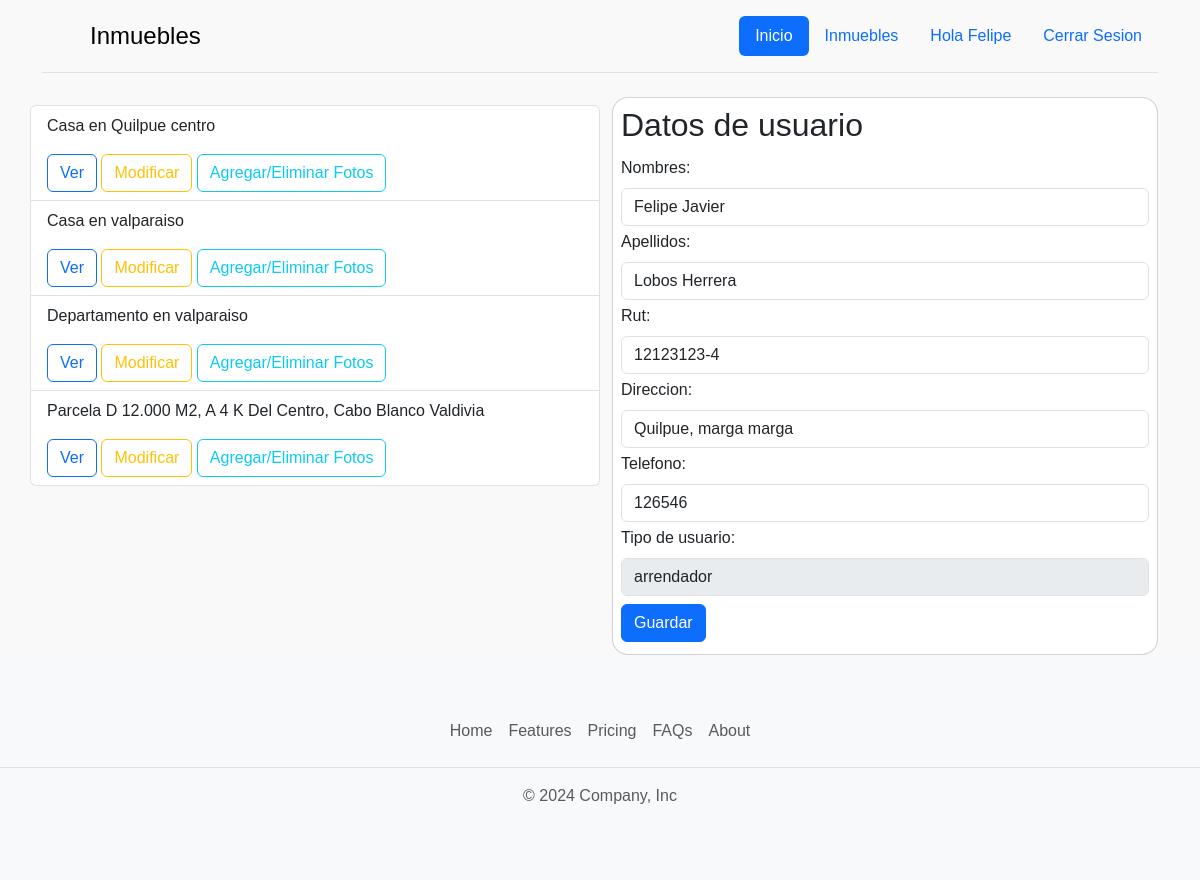
Screenshot of /profile/ (signed in) with the database file from the repository.
### gestion_inmuebles/models.py (models this page shows, shortened)
class Usuario(AbstractUser):
    nombres  = models.CharField(max_length=150, null=False, blank=False)
    apellidos = models.CharField(max_length=150, null=False, blank=False)
    rut = models.CharField(max_length=10, null=False, blank=False, unique=True)
    direccion = models.CharField(max_length=250, blank=True, null=True)
    telefono = models.CharField(max_length=20, blank=True, null=True)
    tipo_usuario = models.CharField(max_length=50, choices=TIPO_USUARIO, default='arrendatario')
    is_active = models.BooleanField(default=True, editable=False)
    deleted_at = models.DateTimeField(blank=True,null=True, editable=False)

class Inmueble(models.Model):
    nombre = models.CharField(max_length=200)
    descripcion = models.TextField()
    m2_construidos = models.FloatField()
    m2_totales = models.FloatField()
    estacionamientos = models.IntegerField()
    habitaciones = models.IntegerField()
    banos = models.IntegerField()
    direccion = models.CharField(max_length=200)
    comuna = models.ForeignKey(Comuna,on_delete=models.CASCADE,null=True,blank=True)
    tipo_inmueble = models.CharField(max_length=50, choices=TIPO_INMUEBLES)
    precio_mensual = models.DecimalField(max_digits=10, decimal_places=2)
    dueño = models.ForeignKey(Usuario, on_delete=models.CASCADE,limit_choices_to={'tipo_usuario': 'arrendador'},related_name='inmuebles')
    is_active = models.BooleanField(default=True, editable=False)
    deleted_at = models.DateTimeField(blank=True,null=True, editable=False)
    def __str__(self):
        return self.nombre

### gestion_inmuebles/views.py (the view)
# urls.py: path('profile/',profile,name='profile'),
@login_required
def profile(request):
    user = request.user
    inmuebles = Inmueble.objects.filter(dueño=user)
    if request.method == 'POST':
        form = ProfileForm(request.POST,instance=user)
        if form.is_valid():
            form.save()  # Guarda los cambios
            return redirect('profile')  # Redirige a alguna página, como el perfil
    else:
        form = ProfileForm(instance=user)
    context={'form':form,'inmuebles':inmuebles}
    return render(request,'profile.html',context)

### gestion_inmuebles/forms.py
class ProfileForm(forms.ModelForm):
    class Meta:
        model = Usuario
        fields = ["nombres", "apellidos", "rut","direccion","telefono","tipo_usuario"]
    def __init__(self, *args, **kwargs):
        super().__init__(*args, **kwargs)
        self.fields['tipo_usuario'].disabled = True

### templates/profile.html (shortened to what this page needs)
{% extends 'layout/base.html' %}
{% block content %}
<main class="container">
    <div class="row">
        <div class="col-sm-6">
            <div class="row">
                <article class="p-0 my-2">
                    <ul class="list-group">
                        {% for inmueble in inmuebles %}
                            <li class="list-group-item">
                                <p>{{inmueble}}</p>
                                <a class="btn btn-outline-primary" href="{% url 'inmuebles_detalle' id_inmueble=inmueble.id %}">Ver</a>
                                <a class="btn btn-outline-warning" href="{% url 'inmuebles_actualizar' id_inmueble=inmueble.id %}">Modificar</a>
                                <a class="btn btn-outline-info" href="{% url 'agregar_foto' id_inmueble=inmueble.id %}">Agregar/Eliminar Fotos</a>
                            </li>
                        {% endfor %}
                    </ul>
                </article>
            </div>
        </div>
        <div class="col-sm-6">
            <article class="card p-2 rounded-4">
                    <h2>Datos de usuario</h2>
                    <form method="post">
                        <fieldset class="my-1">
                            <label class="form-label" for="{{form.nombres.id_for_label}}">Nombres:</label>
                            <input class="form-control" type="text" id="{{form.nombres.id_for_label}}"
                                name="{{form.nombres.name}}" value="{{form.nombres.value}}">
                        </fieldset>
                        <fieldset class="my-1">
                            <label class="form-label" for="{{form.apellidos.id_for_label}}">Apellidos:</label>
                            <input class="form-control" type="text" id="{{form.apellidos.id_for_label}}"
                                name="{{form.apellidos.name}}" value="{{form.apellidos.value}}">
                        </fieldset>
                        <fieldset class="my-1">
                            <label class="form-label" for="{{form.rut.id_for_label}}">Rut:</label>
                            <input class="form-control" type="text" id="{{form.rut.id_for_label}}"
                                name="{{form.rut.name}}" value="{{form.rut.value}}">
                        </fieldset>
                        <fieldset class="my-1">
                            <label class="form-label" for="{{form.direccion.id_for_label}}">Direccion:</label>
                            <input class="form-control" type="text" id="{{form.direccion.id_for_label}}"
                                name="{{form.direccion.name}}" value="{{form.direccion.value}}">
                        </fieldset>
                        <fieldset class="my-1">
                            <label class="form-label" for="{{form.telefono.id_for_label}}">Telefono:</label>
                            <input class="form-control" type="text" id="{{form.rut.id_for_label}}"
                                name="{{form.telefono.name}}" value="{{form.telefono.value}}">
                        </fieldset>
                        <fieldset disabled class="my-1">
                            <label class="form-label" for="{{form.tipo_usuario.id_for_label}}">Tipo de usuario:</label>
                            <input readonly class="form-control" type="text" id="{{form.tipo_usuario.id_for_label}}"
                                name="{{form.tipo_usuario.name}}" value="{{form.tipo_usuario.value}}">
                        </fieldset>
                        <button class="btn btn-primary my-1" type="submit">Guardar</button>
                    </form>
            </article>
        </div>
    </div>
</main>
{% endblock content %}

### templates/layout/navbar.html (shortened to what this page needs)
<div class="container">
    <header class="d-flex flex-wrap justify-content-center py-3 mb-4 border-bottom">
      <a href="/" class="d-flex align-items-center mb-3 mb-md-0 me-md-auto link-body-emphasis text-decoration-none">
        <svg class="bi me-2" width="40" height="32"><use xlink:href="#bootstrap"></use></svg>
        <span class="fs-4">Inmuebles</span>
      </a>
      <ul class="nav nav-pills">
        <li class="nav-item"><a href="{% url 'inicio' %}" class="nav-link active" aria-current="page">Inicio</a></li>
        <li class="nav-item"><a href="{% url 'inmuebles' %}" class="nav-link">Inmuebles</a></li>
        {% if not user.is_authenticated %}
            <li class="nav-item"><a href="{% url 'register' %}" class="nav-link">Registrarse</a></li>
        {% else %}
            <li class="nav-item">
                <a href="{% url 'profile' %}" class="nav-link">Hola {{user.username|title}}</a>
            </li>
        {% endif%}
        <li class="nav-item">
            {% if user.is_authenticated %}
            <form action="{% url 'logout' %}" method="post">
                <button class="nav-link" type="submit">Cerrar Sesion</button>
            </form>
            {% else %}
            <a href="{% url 'login' %}" class="btn btn-primary" aria-current="page">Iniciar Sesion</a>
            {% endif %}
        </li>
      </ul>
    </header>
  </div>

### static/css/style.css (style rules this page uses)
body { display: flex; flex-direction: column; min-height: 100vh; margin: 0; background-color: #F9F9F9; font-family: Verdana, Geneva, Tahoma, sans-serif; }
main { flex: 1; }

### rows the page displays
Usuario: username "Felipe", nombres "Felipe Javier", apellidos "Lobos Herrera", rut "12123123-4", direccion "Quilpue, marga marga", telefono "126546", tipo_usuario "arrendador"
Inmueble: nombre "Casa en Quilpue centro"
Inmueble: nombre "Casa en valparaiso"
Inmueble: nombre "Departamento en valparaiso"
Inmueble: nombre "Parcela D 12.000 M2, A 4 K Del Centro, Cabo Blanco Valdivia"
